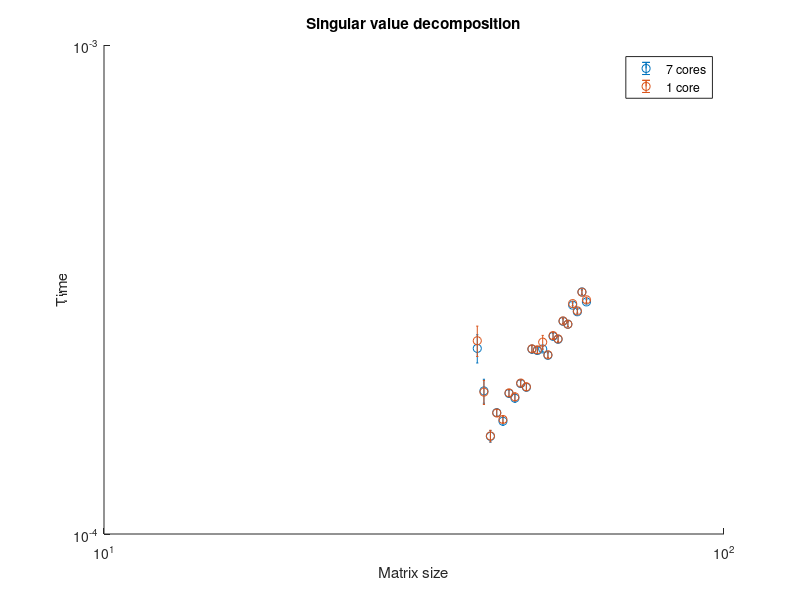

Reproduce this figure in MATLAB.
function plot_timeit_results
  load('benchmark_mult_svd_multithread_small.mat', 'sizes', 'timeits_matrix_mult', ...
    'timeits_svd', 'timeits_matrix_mult_stds', 'timeits_svd_stds')
  timeits_matrix_mult_multithread = timeits_matrix_mult;
  timeits_matrix_mult_stds_multithread = timeits_matrix_mult_stds;
  timeits_svd_multithread = timeits_svd;
  timeits_svd_stds_multithread = timeits_svd_stds;
  load('benchmark_mult_svd_singlethread_small.mat', 'sizes', 'timeits_matrix_mult', ...
    'timeits_svd', 'timeits_matrix_mult_stds', 'timeits_svd_stds')
  timeits_matrix_mult_singlethread = timeits_matrix_mult;
  timeits_matrix_mult_stds_singlethread = timeits_matrix_mult_stds;
  timeits_svd_singlethread = timeits_svd;
  timeits_svd_stds_singlethread = timeits_svd_stds;

  hold on
  errorbar(sizes, timeits_svd_multithread, ...
    timeits_svd_stds_multithread, 'o')
  errorbar(sizes, timeits_svd_singlethread, ...
    timeits_svd_stds_singlethread, 'o')
  hold off

  % plot(sizes, [timeits_matrix_mult_multithread; timeits_matrix_mult_singlethread], ...
      % '--o')
  set(gca, 'XScale', 'log')
  set(gca, 'YScale', 'log')
  % markerplot(sizes, [timeits_svd_multithread; timeits_svd_singlethread], '--', 'loglog')
  legend({'7 cores', '1 core'});
  xlabel('Matrix size')
  ylabel('Time')
  title('Singular value decomposition')
end
